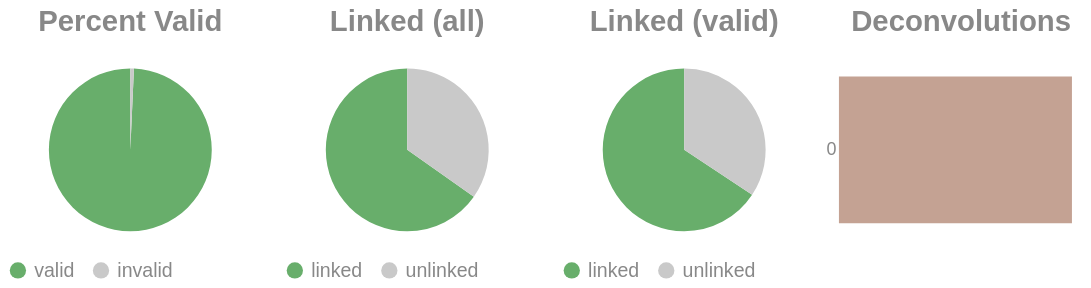

Notebook code for this chart:
### Code cell
if SKIPLR:
    pass
else:
    clash = Counter()
    for i in valids['molecule'].to_list():
        _mol = i.split("-")
        if len(_mol) == 1:
            clash.update('0')
        else:
            clash.update(_mol[-1])

    _d = {"deconvolutions": [], 'count': []}
    for k,v in clash.items():
        _d['deconvolutions'].append(k)
        _d['count'].append(v)

    tot_valid = valids['reads'].sum()
    mask = valids['reads'] >= 2
    n_linked_reads = valids.filter(mask)['reads'].sum()
    if n_linked_reads == 0:
        print_html("No linked molecules (>=2 reads) were detected; skipping linked-only distributions.")
        SKIPLR = True
    else:
        perc_valid = round(tot_valid / n_reads, 4)
        linked_perc_abs = round(n_linked_reads / n_reads, 4)
        linked_perc = round(n_linked_reads / tot_valid, 4)

    _valid = pl.DataFrame({"valids": ['valid', 'invalid'], "count": [tot_valid, n_reads - tot_valid]})
    _linked_abs = pl.DataFrame({"linked (absolute)": ['linked', 'unlinked'], "count": [n_linked_reads, n_reads - n_linked_reads]})
    _linked_rel = pl.DataFrame({"linked (valids)": ['linked', 'unlinked'], "count": [n_linked_reads, tot_valid - n_linked_reads]})

    (
        alt.hconcat(
            piechart(_valid, goodval = 'valid', title = "Percent Valid"),
            piechart(_linked_abs, goodval = "linked", title =  "Linked (all)"),
            piechart(_linked_rel, goodval = "linked", title =  "Linked (valid)"),
            convolutionbar(pl.DataFrame(_d), title = "Deconvolutions"),
            center = True,
            bounds = 'flush'
        )
        .resolve_scale(color='independent')
        .resolve_legend('independent')
        .properties(usermeta={'embedOptions': {"actions": False}})
    ).display()

### Figure 1 — Vega-Lite specification as saved in the notebook (floating-point values rounded to 4 significant figures)
{"width": "container", "height": 400, "config": {"title": {"anchor": "start", "dy": -15, "fontSize": 18, "color": "#888888", "subtitleColor": "#888888", "subtitleFontSize": 14}, "arc": {"fill": "#0072B2"}, "axis": {"domainColor": "#888888", "domainWidth": 0.5, "gridWidth": 0.2, "grid": false, "titleFontWeight": 400, "titleFontSize": 15, "labelFontSize": 11, "labelColor": "#888888", "tickColor": "#888888", "tickWidth": 0.2, "titleColor": "#888888"}, "axisBand": {"grid": false}, "axisX": {"grid": true, "tickSize": 10, "domainCap": "round"}, "axisY": {"domain": false, "grid": true, "tickSize": 0, "domainCap": "round"}, "background": "transparent", "header": {"labelFontSize": 15, "labelColor": "#888888", "titleFontSize": 15, "titleFontWeight": 600, "titleColor": "#888888"}, "legend": {"labelFont": "sans-serif", "labelFontSize": 12, "labelColor": "#888888", "symbolSize": 100, "symbolType": "circle", "titleFontSize": 12, "titlePadding": 10, "titleColor": "#888888", "title": null}, "range": {"category": ["#E69F00", "#56B4E9", "#009E73", "#F0E442", "#0072B2", "#D55E00", "#CC79A7", "#000000"], "diverging": ["#cfe8f3", "#a2d4ec", "#73bfe2", "#46abdb", "#1696d2", "#12719e"]}, "area": {"fill": "#0072B2", "fillOpacity": 0.7, "line": true, "strokeOpacity": 0.7}, "line": {"color": "#0072B2", "stroke": "#0072B2", "strokeWidth": 2}, "trail": {"color": "#0072B2", "stroke": "#0072B2", "strokeWidth": 0, "size": 1}, "point": {"filled": true, "fillOpacity": 1.0, "size": 95}, "text": {"color": "#888888", "fontSize": 11, "align": "right", "fontWeight": 400, "size": 11}, "bar": {"fill": "#0072B2", "stroke": null}, "view": {"stroke": null, "continuousWidth": 660, "continuousHeight": 400}}, "hconcat": [{"data": {"name": "data-236337bdfc4a9996fc45503029ec30a4"}, "mark": {"type": "arc"}, "encoding": {"color": {"field": "valids", "legend": {"orient": "bottom", "title": null}, "scale": {"domain": ["valid", "invalid"], "range": ["#68ae6b", "#C9C9C9"]}, "title": "Valids", "type": "nominal"}, "theta": {"field": "count", "type": "quantitative"}, "tooltip": [{"field": "valids", "title": "Valids", "type": "ordinal"}, {"field": "percent", "format": ".2%", "title": "Percent", "type": "quantitative"}, {"field": "count", "title": "Count", "type": "quantitative"}]}, "height": 100, "title": {"text": "Percent Valid", "align": "center", "anchor": "middle"}, "transform": [{"calculate": "datum.count / 10531342", "as": "percent"}], "width": 150}, {"data": {"name": "data-fb2db8bb8baf621e9be78a1c2cee9607"}, "mark": {"type": "arc"}, "encoding": {"color": {"field": "linked (absolute)", "legend": {"orient": "bottom", "title": null}, "scale": {"domain": ["linked", "unlinked"], "range": ["#68ae6b", "#C9C9C9"]}, "title": "Linked (Absolute)", "type": "nominal"}, "theta": {"field": "count", "type": "quantitative"}, "tooltip": [{"field": "linked (absolute)", "title": "Linked (Absolute)", "type": "ordinal"}, {"field": "percent", "format": ".2%", "title": "Percent", "type": "quantitative"}, {"field": "count", "title": "Count", "type": "quantitative"}]}, "height": 100, "title": {"text": "Linked (all)", "align": "center", "anchor": "middle"}, "transform": [{"calculate": "datum.count / 10531342", "as": "percent"}], "width": 150}, {"data": {"name": "data-28e603ca52d608957e5dfd486a0bbd03"}, "mark": {"type": "arc"}, "encoding": {"color": {"field": "linked (valids)", "legend": {"orient": "bottom", "title": null}, "scale": {"domain": ["linked", "unlinked"], "range": ["#68ae6b", "#C9C9C9"]}, "title": "Linked (Valids)", "type": "nominal"}, "theta": {"field": "count", "type": "quantitative"}, "tooltip": [{"field": "linked (valids)", "title": "Linked (Valids)", "type": "ordinal"}, {"field": "percent", "format": ".2%", "title": "Percent", "type": "quantitative"}, {"field": "count", "title": "Count", "type": "quantitative"}]}, "height": 100, "title": {"text": "Linked (valid)", "align": "center", "anchor": "middle"}, "transform": [{"calculate": "datum.count / 10456777", "as": "percent"}], "width": 150}, {"data": {"name": "data-d848f36bab4b99e2a26254abd625ba0c"}, "mark": {"type": "bar"}, "encoding": {"color": {"field": "deconvolutions", "legend": null, "scale": {"scheme": "lightgreyred"}, "type": "nominal"}, "tooltip": [{"field": "deconvolutions", "title": "Deconvolutions", "type": "ordinal"}, {"field": "percent", "format": ".2%", "title": "Percent", "type": "quantitative"}, {"field": "count", "title": "Count", "type": "quantitative"}], "x": {"axis": null, "field": "count", "type": "quantitative"}, "y": {"field": "deconvolutions", "sort": "ascending", "title": null, "type": "nominal"}}, "height": 100, "title": {"text": "Deconvolutions", "align": "center", "anchor": "middle"}, "transform": [{"calculate": "datum.count / 5244582", "as": "percent"}], "width": 150}], "bounds": "flush", "center": true, "resolve": {"legend": {"angle": "independent"}, "scale": {"color": "independent"}}, "usermeta": {"embedOptions": {"actions": false}}, "$schema": "https://vega.github.io/schema/vega-lite/v6.1.0.json", "datasets": {"data-236337bdfc4a9996fc45503029ec30a4": [{"valids": "valid", "count": 10456777}, {"valids": "invalid", "count": 74565}], "data-fb2db8bb8baf621e9be78a1c2cee9607": [{"linked (absolute)": "linked", "count": 6870151}, {"linked (absolute)": "unlinked", "count": 3661191}], "data-28e603ca52d608957e5dfd486a0bbd03": [{"linked (valids)": "linked", "count": 6870151}, {"linked (valids)": "unlinked", "count": 3586626}], "data-d848f36bab4b99e2a26254abd625ba0c": [{"deconvolutions": "0", "count": 5244582}]}}
